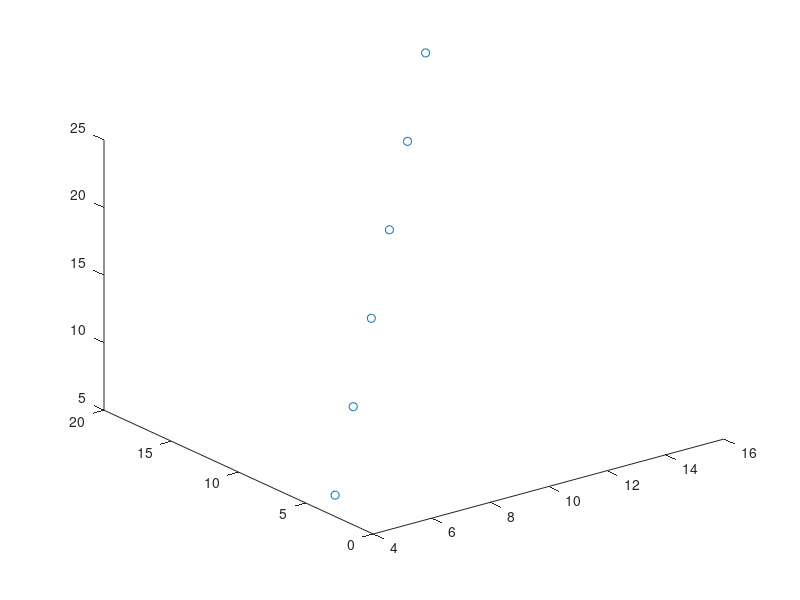

MATLAB code for this plot:
%% ploting points
% file: plotingPoints.m
%
% by Nathaniel Chang
% Created: 07/03/2021
% last edited: 07/03/2021
% programing (MATLAB and C) Semester 1

% --------------------  initialize values   -------------------
x = 0;
y = 0;
z = 0;
velocityVectory = [2 3 4];
loopAmount = 0;

% --------------------  asking for input   --------------------
x = input("please insert a x value: ");
y = input("please insert a y value: ");
z = input("please insert a z value: ");
loopAmount = input("Please enter the amount of times you would like to loop: ");

% -------------------  adding two vetors   --------------------
for i = 1 : loopAmount
    
    % ---------------- adding the two vectors -----------------
    x(end + 1) = x(end) + velocityVectory(1);
    y(end + 1) = y(end) + velocityVectory(2);
    z(end + 1) = z(end) + velocityVectory(3);

end

plot3(x, y, z, 'o');